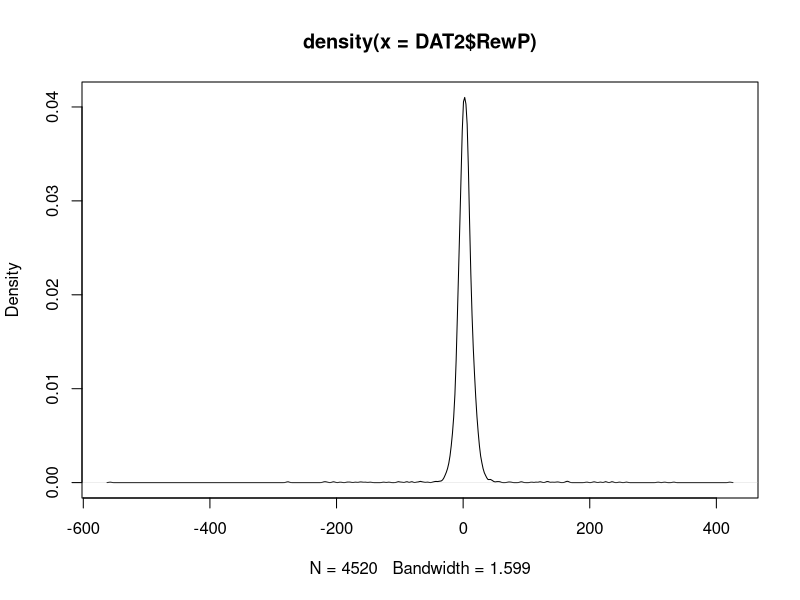
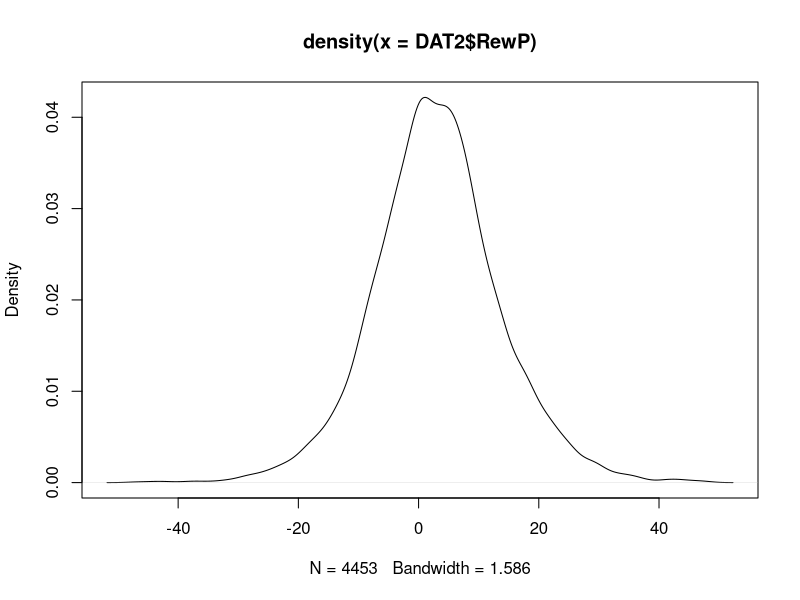

The R script that drew these images, in order: (Note: this script raises an error after producing the figures.)
# Keith Lohse
# Date: 2019-06-25

## Opening libraries -----------------------------------------------------------
library("ggplot2"); library("lme4"); library("lmerTest");library("dplyr");
library("car")

# if you do not already have these libraries installed, you will need to run:
# install.packages("ggplot2"); install.packages("lme4"); install.packages("lmerTest");
# install.packages("dplyr"); install.packages("car")

## Set working Directory ------------------------------------------------
getwd()

setwd("~/GitHub/cat_learn/")
getwd()

# let's see what is in the data folder
list.files()


##  Create a new smaller dataframe, REST, PRE, PRAC ----------------------------
DATA <- read.csv("./data_MASTER.csv", 
                 header = TRUE, sep=",",na.strings=c("","NA"))
head(DATA)

DATA$trial.c<-(DATA$trial-mean(DATA$trial))/10 #1-unit change = 10 trials
DATA$stim_cat<-factor(DATA$stim_cat)
DATA$resp_cat<-factor(DATA$resp_cat)
DATA$next_resp_same_cat<-factor(DATA$next_resp_same_cat)
DATA$prev_resp_same_cat<-factor(DATA$prev_resp_same_cat)

# Removing NAs for missed responses (1 exclusion)
DAT2<-subset(DATA, correct != "NA")
# Removing NAs for artifact rejection in the RewP (92 exclusions)
DAT2<-subset(DAT2, RewP != "NA")

## Removing statistical outliers in the data -----------------------------------
# Removing RewP Outliers ----
summary(DAT2$RewP)
sd(DAT2$RewP)
quantile(DAT2$RewP, c(0.0005,0.50,0.9995))
plot(density(DAT2$RewP))

DAT2<-subset(DAT2, RewP >= -50)
DAT2<-subset(DAT2, RewP <= 50)
plot(density(DAT2$RewP))


## Merging the acquistion data with the learning data --------------------------
LEARN <- read.csv("./data_POST_AVE.csv", 
                 header = TRUE, sep=",",na.strings=c("","NA"))
head(LEARN)



# selecting the subset of columns we want (ignoring individual categories for now)
head(LEARN[c(1,2,8,14,15,21,27,28,29,30,36:46)])

LEARN2<-LEARN[c(1,2,8,14,15,21,27,28,29,30,36:46)]

COMB <- merge(DAT2, LEARN2, by ="subID")
head(COMB)

## -------------------------- Overall Analyses ---------------------------------
## ------------------------ Single Trial Analyses ------------------------------
## Improvement Over Time During Practice ---------------------------------------
## Does accuracy improve over time?
head(COMB)
COMB$hit_binom<-(COMB$hit+1)/2
COMB$sterile.c<-(as.numeric(COMB$acq_cond)-1.5)*2
summary(as.factor(COMB$sterile))
summary(COMB$trial.c)

contrasts(COMB$stim_cat)<-contr.poly(5)

p01<-glmer(hit_binom~
             # Fixed-effects
             1+stim_cat*sterile.c*trial.c+ # adding in interaction
             # Random-effects
             (1+trial.c|subID)+(1|subID:stim_cat), data=COMB, family = binomial)

summary(p01)

Anova(p01, type=c("III"))  


## Aggregate RewP --------------------------------------------------------------
POST <- read.csv("./data_POST_LONG.csv", 
                 header = TRUE, sep=",",na.strings=c("","NA"))

head(POST)
AVE<-subset(POST, post_cond=="game" & rotated=="-1")
AVE<-subset(AVE, RewP_diff_Windows!="NA")
summary(AVE$RewP_diff_Windows)

m02<-lm(RewP_diff_Windows~sterile, data=AVE)
summary(m02)
anova(m02)
t.test(RewP_diff_Windows~acq_cond, data=AVE, paired=FALSE, var.equal=TRUE)


## Primary Analysis: Engagement --------------------------------------------------
head(AVE)
m05<-lm(eng_total~acq_cond, data=AVE)
summary(m05)
t.test(eng_total~acq_cond, data=AVE ,var.equal=TRUE)

head(LEARN)
m05b<-(lm(rt_correct~acq_cond+eng_total+acq_total, data=LEARN))
summary(m05b)
#plot(m05b)


## Practice Performance as a funciton of RewP ----------------------------------
head(LEARN)
LEARN$sterile.c<-(as.numeric(LEARN$acq_cond)-1.5)*2

m00a<-lm(sqrt(acq_total)~sterile.c+RewP_diff_Windows, data=LEARN)
summary(m00a)
#plot(m00b)
summary(LEARN$acq_cond)

m00b<-lm(sqrt(acq_total)~sterile+RewP_hit_ave_Windows+RewP_miss_ave_Windows, 
         data=LEARN)
summary(m00b)
#plot(m00b)
## -----------------------------------------------------------------------------



## Figure 3: Plot of Accuracy over Time by Category ----------------------------
labels <- c(game = "Game Group", sterile = "Sterile Group")

ggplot(data = COMB, 
       mapping = aes(x = trial, y = hit_binom)) +
  geom_jitter(aes(fill=stim_cat), pch=21, size= 2, height=0.01) + 
  stat_smooth(aes(color=stim_cat, lty=stim_cat), lwd=1.5, method="lm", se=FALSE)+
  facet_wrap(~acq_cond, labeller=labeller(acq_cond=labels))+
  scale_x_continuous(name = "Trial Number") +
  scale_y_continuous(name = "Proportion Correct")+
  scale_linetype_manual(name="Stimulus Category",
                    breaks=c("1", "2", "3", "4", "5"),
                    labels=c("Cat 1", "Cat 2", "Cat 3", "Cat 4", "Cat 5"),
                    values = c(1,2,4,5,6))+
  scale_fill_manual(name="Stimulus Category",
                    breaks=c("1", "2", "3", "4", "5"),
                    labels=c("Cat 1", "Cat 2", "Cat 3", "Cat 4", "Cat 5"),
                    values = c("black", "grey20", "grey30", "grey40", "grey50"))+
  scale_color_manual(name="Stimulus Category",
                    breaks=c("1", "2", "3", "4", "5"),
                    labels=c("Cat 1", "Cat 2", "Cat 3", "Cat 4", "Cat 5"),
                    values = c("black", "grey20", "grey30", "grey40", "grey50"))+
  theme(axis.text=element_text(size=16, colour="black"), 
        axis.title=element_text(size=16,face="bold"),
        legend.text=element_text(size=16),
        legend.title=element_text(size=16,face="bold"),
        strip.text = element_text(size=16, face="bold"),
        legend.position = "bottom")
## -----------------------------------------------------------------------------



## Sequential Effects on the RewP -----------------------------------------------
head(COMB)
SEQ <- subset(COMB, prev_resp_hit != "NA")
summary(as.factor(SEQ$sterile.c))  
summary(as.factor(SEQ$hit))  
summary(as.factor(SEQ$prev_resp_hit))  


s01<-lmer(RewP~
            # Fixed-effects
            1+sterile.c*trial.c*hit*prev_resp_hit+ # adding in interaction
            # Random-effects
            (1+trial.c|subID)+(1|subID:stim_cat), data=SEQ, REML=FALSE)

summary(s01)

Anova(s01, type=c("III"))


## Figure 6A: Sequential Effect on RewP ----------------------------------------
head(COMB)
labels <- c(correct = "Previous Correct", incorrect = "Previous Incorrect")

ggplot(data = SEQ, 
       mapping = aes(x = correct, y = RewP)) +
  geom_jitter(aes(fill=correct), position=position_jitterdodge(dodge.width=1), 
              pch=21, size=3, alpha = .6) + 
  geom_boxplot(aes(fill=correct), alpha = .8, notch=FALSE, 
               col="black", lwd=1, outlier.shape=NA)+
  scale_fill_manual(values = c("grey40", "white"))+
  facet_wrap(~prev_resp_correct, labeller=labeller(prev_resp_correct=labels))+
  scale_x_discrete(name = "Current Response") +
  scale_y_continuous(name = expression("sFA ("*mu*"V)"), limits=c(-50,50))+
  theme(axis.text=element_text(size=16, colour="black"), 
        axis.title=element_text(size=16,face="bold"),
        strip.text = element_text(size=16, face="bold"),
        legend.position = "none")


## Figure 6B: RewP Over Time ---------------------------------------------------
head(COMB)
labels <- c(correct = "Previous Correct", incorrect = "Previous Incorrect")

ggplot(data = SEQ, 
       mapping = aes(x = trial, y = RewP)) +
  geom_point(aes(fill=correct), pch=21, size=3, alpha = .6) + 
  stat_smooth(aes(lty=correct), col="black", method="lm", lwd = 1.5, se=FALSE)+
  facet_wrap(~prev_resp_correct, labeller=labeller(prev_resp_correct=labels))+
  scale_x_continuous(name = "Trial Number") +
  scale_y_continuous(name = expression("sFA ("*mu*"V)"), limits=c(-50,50))+
  scale_linetype_manual(name="Current Response",
                        breaks=c("correct", "incorrect"),
                        labels=c("Correct", "Incorrect"),
                        values = c(1,4))+
  scale_fill_manual(name="Current Response",
                    breaks=c("correct", "incorrect"),
                    labels=c("Correct", "Incorrect"),
                    values = c("grey40","white"))+
  theme(axis.text=element_text(size=16, colour="black"), 
        axis.title=element_text(size=16,face="bold"),
        legend.text=element_text(size=16),
        legend.title=element_text(size=16,face="bold"),
        strip.text = element_text(size=16, face="bold"),
        legend.position = "bottom")






## Retaining or Changing Responses ---------------------------------------------
## Does RewP predict keeping the same response or changing your response
# the next time you see a stimulus of the same category:
NEXT<-subset(COMB, next_cat_change != "NA")
head(NEXT)
summary(NEXT$next_cat_change)
summary(NEXT$RewP)
NEXT$RewP.c<-NEXT$RewP-mean(NEXT$RewP)
summary(NEXT$RewP.c)
summary(as.factor(NEXT$hit))
summary(as.factor(NEXT$sterile.c))


n01<-glmer(next_cat_change~
             # Fixed-effects
             1+sterile.c*trial.c*RewP.c*hit+ # adding in interaction
             # Random-effects
             (1+trial.c|subID)+(1|subID:stim_cat), data=NEXT, family = binomial)


summary(n01)
Anova(n01, type=c("III"))

## Figure 7A: Plot of Accuracy over Time by Category ---------------------------
labels <- c(game = "Game Group", sterile = "Sterile Group")

ggplot(data = NEXT, 
       mapping = aes(x = trial, y = next_cat_change)) +
  geom_jitter(aes(fill=stim_cat), pch=21, size= 2, height=0.01) + 
  stat_smooth(aes(col=stim_cat, lty=stim_cat), lwd=1.5, method="lm", se=FALSE)+
  facet_wrap(~acq_cond, labeller=labeller(acq_cond=labels))+
  scale_linetype_manual(name="Stimulus Category",
                        breaks=c("1", "2", "3", "4", "5"),
                        labels=c("Cat 1", "Cat 2", "Cat 3", "Cat4", "Cat 5"),
                        values = c(1,2,4,5,6))+
  scale_fill_manual(name="Stimulus Category",
                    breaks=c("1", "2", "3", "4", "5"),
                    labels=c("Cat 1", "Cat 2", "Cat 3", "Cat4", "Cat 5"),
                    values = c("black", "grey20", "grey30", "grey40", "grey50"))+
  scale_color_manual(name="Stimulus Category",
                     breaks=c("1", "2", "3", "4", "5"),
                     labels=c("Cat 1", "Cat 2", "Cat 3", "Cat4", "Cat 5"),
                     values = c("black", "grey20", "grey30", "grey40", "grey50"))+
  scale_x_continuous(name = "Trial Number") +
  scale_y_continuous(name = "Proportion of Change")+
  theme(axis.text=element_text(size=16, colour="black"), 
        axis.title=element_text(size=16,face="bold"),
        legend.text=element_text(size=16),
        legend.title=element_text(size=16,face="bold"),
        strip.text = element_text(size=16, face="bold"),
        legend.position = "bottom")

## Figure 7B: Switching by Trial and Accuracy ----------------------------------
labels <- c(game = "Game Group", sterile = "Sterile Group")

ggplot(data = NEXT, 
       mapping = aes(x = trial, y = next_cat_change)) +
  geom_point(aes(fill=correct), pch=21, size=3, alpha = .6) + 
  stat_smooth(aes(lty=correct, col=correct), method="lm", lwd = 1.5, se=FALSE)+
  facet_wrap(~acq_cond, labeller=labeller(acq_cond=labels))+
  scale_x_continuous(name = "Trial Number") +
  scale_y_continuous(name = "Proportion of Change")+
  scale_linetype_manual(name="Current Response",
                        breaks=c("correct", "incorrect"),
                        labels=c("Correct", "Incorrect"),
                        values = c(1,4))+
  scale_color_manual(name="Current Response",
                    breaks=c("correct", "incorrect"),
                    labels=c("Correct", "Incorrect"),
                    values = c("black","black"))+
  scale_fill_manual(name="Current Response",
                    breaks=c("correct", "incorrect"),
                    labels=c("Correct", "Incorrect"),
                    values = c("grey20","white"))+
  theme(axis.text=element_text(size=16, colour="black"), 
        axis.title=element_text(size=16,face="bold"),
        legend.text=element_text(size=16),
        legend.title=element_text(size=16,face="bold"),
        strip.text = element_text(size=16, face="bold"),
        legend.position = "bottom")
## -----------------------------------------------------------------------------

## Figure 7B: Switching by RewP and Accuracy ----------------------------------
labels <- c(game = "Game Group", sterile = "Sterile Group")

head(NEXT)

ggplot(data = NEXT, 
       mapping = aes(x = RewP, y = next_cat_change)) +
  geom_point(aes(fill=correct), pch=21, size=3, alpha = .6) + 
  stat_smooth(aes(lty=correct, col=correct), method="lm", lwd = 1.5, se=FALSE)+
  facet_wrap(~acq_cond, labeller=labeller(acq_cond=labels))+
  scale_x_continuous(name = expression("Current sFA ("*mu*"V)")) +
  scale_y_continuous(name = "Proportion of Change")+
  scale_linetype_manual(name="Current Response",
                        breaks=c("correct", "incorrect"),
                        labels=c("Correct", "Incorrect"),
                        values = c(1,4))+
  scale_color_manual(name="Current Response",
                     breaks=c("correct", "incorrect"),
                     labels=c("Correct", "Incorrect"),
                     values = c("black","black"))+
  scale_fill_manual(name="Current Response",
                    breaks=c("correct", "incorrect"),
                    labels=c("Correct", "Incorrect"),
                    values = c("black","white"))+  
  theme(axis.text=element_text(size=16, colour="black"), 
        axis.title=element_text(size=16,face="bold"),
        legend.text=element_text(size=16),
        legend.title=element_text(size=16,face="bold"),
        strip.text = element_text(size=16, face="bold"),
        legend.position = "bottom")
## -----------------------------------------------------------------------------


## Registered Analyses: Effects on Learning ------------------------------------
head(POST)
POST$sterile<-(as.numeric(POST$acq_cond)-1.5)*2
summary(as.factor(POST$sterile))  

m01<-lmer(rt_correct~
            # Fixed-effects
            1+
            sterile*retention*rotated+ # adding in interaction
            # Random-effects
            (1|subID)+(1|retention:subID)+(1|rotated:subID), data=POST, REML=FALSE)
Anova(m01, type="III")
summary(m01)



## Figure 3A: Number Correct as a Function of Group, Condition, and Rotation -----
labels <- c(game = "Game Group", sterile = "Sterile Group")

ggplot(data = POST, 
       mapping = aes(x = post_cond, y = num_correct)) +
  geom_jitter(aes(fill=as.factor(rotated)), position=position_jitterdodge(dodge.width=0.75), 
              pch=21, size=1.5, stroke=1, col="black", alpha = .8) + 
  geom_boxplot(aes(fill=as.factor(rotated)), alpha = .8, notch=FALSE, 
               col="black", lwd=1, outlier.shape=NA)+
  facet_wrap(~acq_cond, labeller=labeller(acq_cond=labels))+
  scale_x_discrete(name = "Post-Test Condition") +
  scale_y_continuous(name = "Number Correct")+
  scale_fill_manual(name="Stimulus Orientation",
                    breaks=c("-1", "1"),
                    labels=c("Original", "Rotated"),
                    values = c("grey20", "white"))+
  theme(axis.text=element_text(size=16, colour="black"), 
        axis.title=element_text(size=16,face="bold"),
        legend.text=element_text(size=16),
        legend.title=element_text(size=16,face="bold"),
        strip.text = element_text(size=16, face="bold"),
        legend.position = "bottom")







## Primary Analysis: Response Time on Correct Trials ---------------------------
m01<-lmer(md_crt_time~
            # Fixed-effects
            1+
            sterile*retention*rotated+ # adding in interaction
            # Random-effects
            (1|subID)+(1|retention:subID)+(1|rotated:subID), data=POST, REML=FALSE)

Anova(m01, type = "III")
summary(m01)



## Figure 3B: Median Correct Response Time as a Function of Group --------------
## Condition, and Rotation 
labels <- c(game = "Game Group", sterile = "Sterile Group")

ggplot(data = POST, 
       mapping = aes(x = post_cond, y = md_crt_time)) +
  geom_jitter(aes(fill=as.factor(rotated)), position=position_jitterdodge(dodge.width=0.75), 
              pch=21, size=1.5, stroke=1, col="black", alpha = .8) + 
  geom_boxplot(aes(fill=as.factor(rotated)), alpha = .8, notch=FALSE, 
               col="black", lwd=1, outlier.shape=NA)+
  facet_wrap(~acq_cond, labeller=labeller(acq_cond=labels))+
  scale_x_discrete(name = "Post-Test Condition") +
  scale_y_continuous(name = "Median Response Time on\n Correct Trials (s)")+
  scale_fill_manual(name="Stimulus Orientation",
                    breaks=c("-1", "1"),
                    labels=c("Original", "Rotated"),
                    values = c("grey20", "white"))+
  theme(axis.text=element_text(size=16, colour="black"), 
        axis.title=element_text(size=16,face="bold"),
        legend.text=element_text(size=16),
        legend.title=element_text(size=16,face="bold"),
        strip.text = element_text(size=16, face="bold"),
        legend.position = "bottom")


## Primary Analysis: RewP -------------------------------------------------------
head(LEARN)
LEARN$rt_correct<-sqrt(LEARN$post_total)
m02b<-(lm(rt_correct~acq_cond+RewP_ave+acq_total, data=LEARN))
summary(m02b)
#plot(m02b)











## ------------------ Simulation code ------------------------------------------
#"Dissociating the Contributions of Reward-Prediction Errors to Trial-Level Adaptation and Long-Term Learning"
#Lohse KR, Miller MW, Daou M, Valerius W, & Jones M
#17 Jan 2019

makeseq = function(){return(sample(rep(1:5,16)))} #create random ordering of stimuli; categories are coded 1:5 and each appears 16 times

learn = function(alpha,temp,sigmaR,sigmaEEG){ #simulate one subject
  #alpha = learning rate, temp = choice temperature, sigmaR = trial-level reward variance, sigmaEEG = observation noise variance in sFA
  w = matrix(-.6,5,5) #association weights, cat by response, initialized at chance values (20% reward 1, 80% reward -1)
  r = rep(0,80) #response on each trial
  delta = rep(0,80) #prediction error on each trial
  c = makeseq() #stimulus sequence -- actually just sequence of correct categories
  for(t in 1:80){ #loop trials
    r[t] = sample(5,1,prob=exp(w[c[t],]/temp)) #choose response by softmax
    delta[t] = ((r[t]==c[t])*2-1)*rnorm(1,1,sigmaR) - w[c[t],r[t]] #prediction error: reward as +/- N(0,sigmaR), minus prediction
    w[c[t],r[t]] = w[c[t],r[t]] + alpha*delta[t] #update association for current cat and response
  }
  delta = delta + rnorm(80,0,sigmaEEG) #add noise to observed delta, to model sFA signal
  return(cbind(c,r,delta)) #returns matrix of [cat,resp,delta] x trial
}

getprevcorr = function(cat,resp){ #determine whether previous response to current cat was correct, for all trials in the input sequence
  #cat = category sequence, resp = response sequence
  prevcorr = rep(-1,length(cat))
  for(t in 2:length(cat)){ #loop trials
    if(any(cat[1:(t-1)]==cat[t])) { #skip if this is first instance of this category, leaving value as -1
      prevtrial = max(which(cat[1:(t-1)]==cat[t])) #most recent instance of this category
      prevcorr[t] = resp[prevtrial]==cat[prevtrial] #1 if previous response was correct, 0 if incorrect
    }
  }
  return(prevcorr)
}

getnextswitch = function(cat,resp){ #determine whether next response to current cat switches from current response, for all trials in the input sequence
  #cat = category sequence, resp = response sequence
  nextswitch = rep(-1,length(cat))
  for(t in 1:(length(cat)-1)){ #loop trials
    if(any(cat[(t+1):length(cat)]==cat[t])) { #skip if this is last instance of this category, leaving value as -1
      nexttrial = min(which(cat[(t+1):length(cat)]==cat[t])) + t #next instance of this category
      nextswitch[t] = resp[nexttrial]!=resp[t] #1 if response switched, 0 otherwise
    }
  }
  return(nextswitch)
}

makeplots = function(accRewP,meandelta,switchratebytrial,deltacorrswitch){ #Figs 8-9 in paper
  #accRewP = number correct and RewP for each subject
  #meandelta = mean delta by trial number and trial type
  #switchratebytrial = switch rate by trial number and trial type
  #deltacorrswitch = [delta, correctness, response switch] on all nonterminal trials
  par(mfrow=c(2,2),mgp=c(1.5,.3,0)) #set up plots
  ##Panel A: scatterplot of accuracy by RewP across subjects
  plot(accRewP[,2],accRewP[,1],pch=16,cex=.5,ylim=c(0,80),yaxp=c(0,80,4),col=rgb(0,0,0,.05),xlab='Simulated RewP',ylab='Accuracy',cex.axis=.75,tck=-.03)
  title('A',adj=0,line=1)
  ##Panel B: sequential effects on delta
  plot(2:80,meandelta[2:80,'CC'],ylim=c(-1,2),yaxp=c(-1,2,3),ty='l',xlab='Trial',ylab='Simulated sFA',cex.axis=.75,tck=-.03) #previous correct, current correct
  lines(2:80,meandelta[2:80,'IC'],lty=2) #previous incorrect, current correct
  lines(2:80,meandelta[2:80,'CI'],col='red') #previous correct, current incorrect
  lines(2:80,meandelta[2:80,'II'],lty=2,col='red') #previous incorrect, current incorrect
  title('B',adj=0,line=1)
  ##Panel C: switch probabilility by trial
  plot(1:79,switchratebytrial[1:79,'C'],ylim=0:1,ty='l',xlab='Trial',ylab='Switch Proportion',cex.axis=.75,yaxp=c(0,1,2),tck=-.03) #current correct
  lines(1:79,switchratebytrial[1:79,'I'],col='red') #current incorrect
  title('C',adj=0,line=1)
  ##Panel D: switch probability by delta
  bins = 50 #number of bins for delta values in plot
  #switch probability following correct responses
  if(length(unique(deltacorrswitch[deltacorrswitch[,2]==1,1])) < bins){ #fewer unique delta values than bins; use unique values in plot
    vals = sort(unique(deltacorrswitch[deltacorrswitch[,2]==1,1])) #all unique values of delta following correct responses
    breaks = c(1.5*vals[1]-.5*vals[2],(vals[1:(length(vals)-1)]+vals[2:length(vals)])/2,1.5*vals[length(vals)]-.5*vals[length(vals)-1]) #breaks equally spaced between unique values
  }
  else {
    vals = sort(deltacorrswitch[deltacorrswitch[,2]==1,1]) #all individual values of delta following correct responses
    breaks = vals[c(1,length(vals)*(1:bins)/bins)] #breaks are all 1/bins quartiles
  }
  switchprobs = hist(deltacorrswitch[deltacorrswitch[,2]==1&deltacorrswitch[,3]==1,1],breaks=breaks,plot=F)$counts/hist(deltacorrswitch[deltacorrswitch[,2]==1,1],breaks=breaks,plot=F)$counts
  plot((breaks[1:(length(breaks)-1)]+breaks[2:length(breaks)])/2,switchprobs,xlab='Simulated sFA',ylab='Switch Proportion',ty='l',xlim=range(deltacorrswitch[,1]),ylim=0:1,cex.axis=.75,yaxp=c(0,1,2),tck=-.03)
  #switch probability following error responses
  if(length(unique(deltacorrswitch[deltacorrswitch[,2]==0,1])) < bins){ #fewer unique delta values than bins; use unique values in plot
    vals = sort(unique(deltacorrswitch[deltacorrswitch[,2]==0,1])) #all unique values of delta following error responses
    breaks = c(1.5*vals[1]-.5*vals[2],(vals[1:(length(vals)-1)]+vals[2:length(vals)])/2,1.5*vals[length(vals)]-.5*vals[length(vals)-1]) #breaks equally spaced between unique values
  }
  else {
    vals = sort(deltacorrswitch[deltacorrswitch[,2]==0,1]) #all individual values of delta following error responses
    breaks = vals[c(1,length(vals)*(1:bins)/bins)] #breaks are all 1/bins quartiles
  }
  switchprobs = hist(deltacorrswitch[deltacorrswitch[,2]==0&deltacorrswitch[,3]==1,1],breaks=breaks,plot=F)$counts/hist(deltacorrswitch[deltacorrswitch[,2]==0,1],breaks=breaks,plot=F)$counts
  lines((breaks[1:(length(breaks)-1)]+breaks[2:length(breaks)])/2,switchprobs,col='red')
  title('D',adj=0,line=1)
}

main = function(n,alpha,temp,sigmaR,sigmaEEG){
  #n = number of subjects, alpha = learning rate, temp = choice temperature, sigmaR = trial-level reward variance, sigmaEEG = observation noise variance in sFA
  accRewP = matrix(nrow=n,ncol=2) #subject x [number correct, RewP]
  perf = rep(0,80) #mean correct by trial (across subjects)
  meandelta = matrix(0,80,4) #mean delta by trial number and trial type
  colnames(meandelta)=c('CC','IC','CI','II') #trial types for meandelta: [previous instance, current trial]; C=Correct, I=Incorrect
  meandeltacounts = matrix(0,80,4) #counts of trial types for meandelta, at each trial number
  switchratebytrial = matrix(0,80,2) #switch rate; trial number x current accuracy
  colnames(switchratebytrial) = c('C','I') #trial types for switchratebytrial: Correct or Incorrect
  switchcountsbytrial = matrix(0,80,2) #counts of trial types for switchratebytrial, at each trial number
  deltacorrswitch = matrix(0,n*75,3) #tracking delta, current-trial accuracy, and response switch over all trials (excluding final trial for each subject and category)
  for(i in 1:n) { #loop subjects
    data = learn(alpha,temp,sigmaR,sigmaEEG) #simulate subject; returns [cat resp delta] x trial
    currentcorr = (data[,1]==data[,2]) #whether correct on current trial, by trial number
    accRewP[i,1] = sum(currentcorr) #total number correct for this subject
    accRewP[i,2] = mean(data[currentcorr==1,3]) - mean(data[currentcorr==0,3]) #RewP for this subject
    perf = perf + currentcorr #add performance for this subject (will normalize below)
    #sequential effects on delta
    prevcorr = getprevcorr(data[,1],data[,2]) #whether correct on previous instance of current cat, for all trials; 0/1 or -1 for NA
    meandelta[prevcorr==1&currentcorr==1,'CC'] = meandelta[prevcorr==1&currentcorr==1,'CC'] + data[prevcorr==1&currentcorr==1,3] #add deltas on CC trials (will normalize below)
    meandelta[prevcorr==0&currentcorr==1,'IC'] = meandelta[prevcorr==0&currentcorr==1,'IC'] + data[prevcorr==0&currentcorr==1,3] #add deltas on IC trials 
    meandelta[prevcorr==1&currentcorr==0,'CI'] = meandelta[prevcorr==1&currentcorr==0,'CI'] + data[prevcorr==1&currentcorr==0,3] #add deltas on CI trials
    meandelta[prevcorr==0&currentcorr==0,'II'] = meandelta[prevcorr==0&currentcorr==0,'II'] + data[prevcorr==0&currentcorr==0,3] #add deltas on II trials
    meandeltacounts = meandeltacounts + cbind(prevcorr==1&currentcorr==1, prevcorr==0&currentcorr==1, prevcorr==1&currentcorr==0, prevcorr==0&currentcorr==0) #update counts of trial types at all trial numbers
    #switch probability
    nextswitch = getnextswitch(data[,1],data[,2]) #whether next response to current cat switches from current response, for all trials; 0/1 or -1 for NA
    switchratebytrial[nextswitch==1&currentcorr==1,'C'] = switchratebytrial[nextswitch==1&currentcorr==1,'C'] + 1 #increment number of switches on all correct trials followed by a response switch (will normalize below)
    switchratebytrial[nextswitch==1&currentcorr==0,'I'] = switchratebytrial[nextswitch==1&currentcorr==0,'I'] + 1 #increment number of switches on all error trials followed by a response switch
    switchcountsbytrial = switchcountsbytrial + cbind(nextswitch!=-1&currentcorr==1,nextswitch!=-1&currentcorr==0) #update counts of trial types at all trial numbers
    deltacorrswitch[75*(i-1)+1:75,] = cbind(data[,3],currentcorr,nextswitch)[nextswitch!=-1,] #append lists of delta, correctness, and response switching for this subject, excluding final trial of each category
  }
  perf = perf/n #convert to mean
  meandelta[2:80,] = meandelta[2:80,]/meandeltacounts[2:80,] #convert to mean; counts for trial 1 will always be zero (other counts could be zero, especially if n is small)
  switchratebytrial[1:79,] = switchratebytrial[1:79,]/switchcountsbytrial[1:79,] #convert to mean; counts for last trial will always be zero
  makeplots(accRewP,meandelta,switchratebytrial,deltacorrswitch) #generate plots for Fig 8 or 9
  return(list(accRewP,perf,meandelta,switchratebytrial,deltacorrswitch,alpha,temp,sigmaR,sigmaEEG))
}
